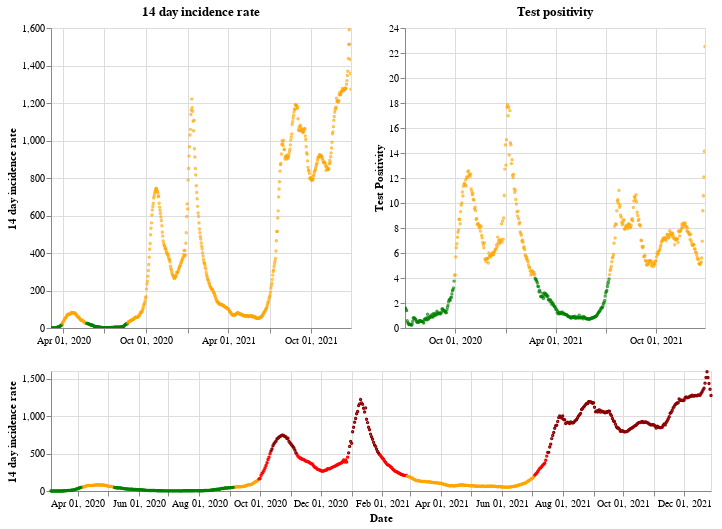

Here is the notebook cell this chart was saved with:
### Markdown cell above
## Northern Ireland

### Code cell
plot_traffic_light('Northern Ireland')

### Figure 1 — Vega-Lite specification as saved in the notebook (floating-point values rounded to 4 significant figures; data arrays with more than 128 entries replaced by an {"elided": "..."} marker saying what was removed)
{"config": {"view": {"continuousWidth": 400, "continuousHeight": 300}}, "vconcat": [{"hconcat": [{"mark": {"type": "point", "size": 2}, "encoding": {"color": {"condition": {"value": "green", "test": "(datum.twoWeeklyCasesRate <= 25)"}, "value": "orange"}, "tooltip": [{"type": "nominal", "field": "areaName"}, {"type": "temporal", "field": "date"}, {"type": "quantitative", "field": "twoWeeklyCasesRate"}, {"type": "quantitative", "field": "testPositivity"}], "x": {"type": "temporal", "axis": {"title": ""}, "field": "date", "scale": {"domain": {"selection": "DateBrush"}}, "timeUnit": "yearmonthdate"}, "y": {"type": "quantitative", "axis": {"title": "14 day incidence rate"}, "field": "twoWeeklyCasesRate"}}, "title": "14 day incidence rate", "width": 300}, {"mark": {"type": "point", "size": 2}, "encoding": {"color": {"condition": {"value": "green", "test": "(datum.testPositivity <= 4)"}, "value": "orange"}, "tooltip": [{"type": "nominal", "field": "areaName"}, {"type": "temporal", "field": "date"}, {"type": "quantitative", "field": "twoWeeklyCasesRate"}, {"type": "quantitative", "field": "testPositivity"}], "x": {"type": "temporal", "axis": {"title": ""}, "field": "date", "scale": {"domain": {"selection": "DateBrush"}}, "timeUnit": "yearmonthdate"}, "y": {"type": "quantitative", "axis": {"title": "Test Positivity"}, "field": "testPositivity"}}, "title": "Test positivity", "width": 300}]}, {"layer": [{"mark": {"type": "point", "size": 2}, "encoding": {"color": {"condition": {"value": "orange", "test": "(((datum.testPositivity < 4) && (datum.twoWeeklyCasesRate >= 50)) && (datum.twoWeeklyCasesRate < 200))"}, "value": "red"}, "opacity": {"condition": {"value": 1, "test": "((datum.twoWeeklyCasesRate >= 50) && (datum.twoWeeklyCasesRate < 500))"}, "value": 0}, "tooltip": [{"type": "nominal", "field": "areaName"}, {"type": "temporal", "field": "date"}, {"type": "quantitative", "field": "twoWeeklyCasesRate"}, {"type": "quantitative", "field": "testPositivity"}], "x": {"type": "temporal", "axis": {"title": "Date"}, "field": "date", "timeUnit": "yearmonthdate"}, "y": {"type": "quantitative", "axis": {"title": "14 day incidence rate"}, "field": "twoWeeklyCasesRate"}}, "selection": {"DateBrush": {"type": "interval", "encodings": ["x"], "fields": ["Time"]}}}, {"mark": {"type": "point", "size": 2}, "encoding": {"color": {"value": "darkred"}, "opacity": {"condition": {"value": 1, "test": "(datum.twoWeeklyCasesRate >= 500)"}, "value": 0}, "tooltip": [{"type": "nominal", "field": "areaName"}, {"type": "temporal", "field": "date"}, {"type": "quantitative", "field": "twoWeeklyCasesRate"}, {"type": "quantitative", "field": "testPositivity"}], "x": {"type": "temporal", "axis": {"title": "Date"}, "field": "date", "timeUnit": "yearmonthdate"}, "y": {"type": "quantitative", "axis": {"title": "14 day incidence rate"}, "field": "twoWeeklyCasesRate"}}}, {"mark": {"type": "point", "size": 2}, "encoding": {"color": {"condition": {"value": "green", "test": "((datum.testPositivity < 4) && (datum.twoWeeklyCasesRate < 50))"}, "value": "orange"}, "opacity": {"condition": {"value": 1, "test": "(datum.twoWeeklyCasesRate < 50)"}, "value": 0}, "tooltip": [{"type": "nominal", "field": "areaName"}, {"type": "temporal", "field": "date"}, {"type": "quantitative", "field": "twoWeeklyCasesRate"}, {"type": "quantitative", "field": "testPositivity"}], "x": {"type": "temporal", "axis": {"title": "Date"}, "field": "date", "timeUnit": "yearmonthdate"}, "y": {"type": "quantitative", "axis": {"title": "14 day incidence rate"}, "field": "twoWeeklyCasesRate"}}}], "height": 120, "width": 660}], "data": {"name": "data-cc281aa35d9ad87c7c7042db27a4b790"}, "$schema": "https://vega.github.io/schema/vega-lite/v4.8.1.json", "datasets": {"data-cc281aa35d9ad87c7c7042db27a4b790": {"elided": "664 records"}}}
